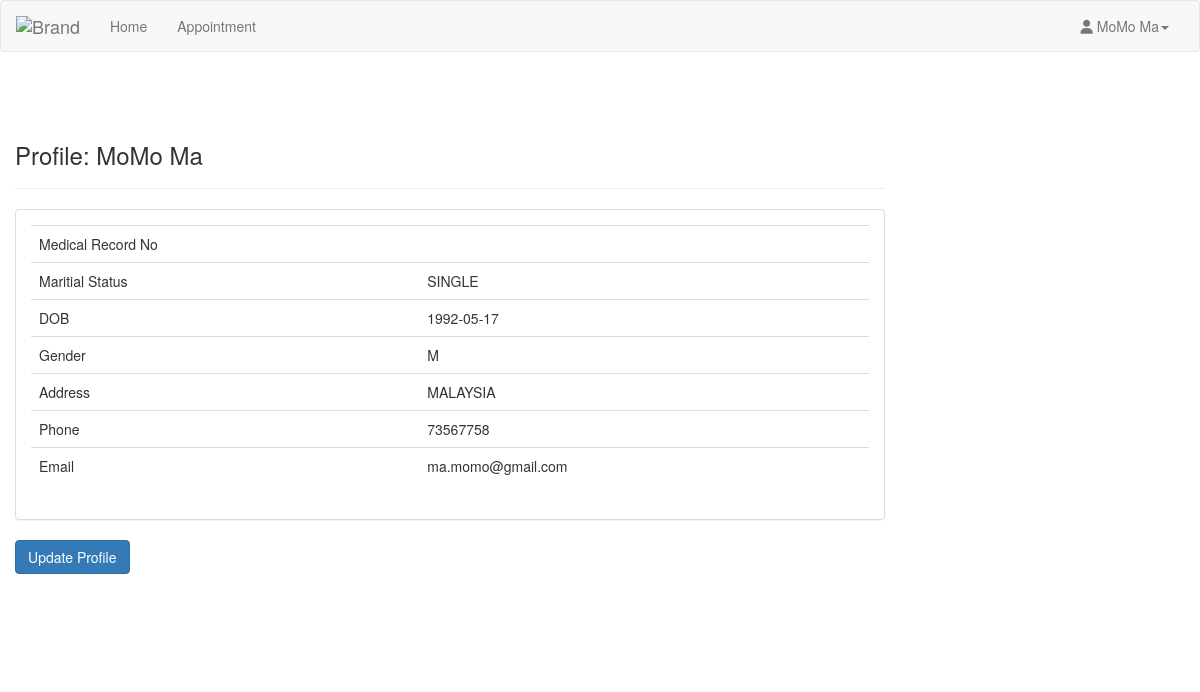
The app's page /patient/profile.php (signed in) with its own data.
### tables this page shows
CREATE TABLE IF NOT EXISTS `patient` (
  `icPatient` bigint NOT NULL AUTO_INCREMENT,
  `username` varchar(50) NOT NULL,
  `password` varchar(255) NOT NULL,
  `patientFirstName` varchar(50) NOT NULL,
  `patientLastName` varchar(50) NOT NULL,
  `patientMaritialStatus` ENUM('na','single', 'married', 'widowed', 'divorced', 'separated'),
  `patientDOB` date NOT NULL,
  `patientGender` ENUM('na', 'm', 'f'),
  `patientAddress` varchar(255) NOT NULL,
  `patientMediRecordNo` varchar(255) NULL,
  `patientPhone` varchar(15) NOT NULL,
  `patientEmail` varchar(255) NOT NULL,
  `createdAt` TIMESTAMP DEFAULT CURRENT_TIMESTAMP ON UPDATE CURRENT_TIMESTAMP,
  `updatedAt` TIMESTAMP DEFAULT CURRENT_TIMESTAMP ON UPDATE CURRENT_TIMESTAMP,
  `deletedAt` TIMESTAMP NULL,
  PRIMARY KEY (`icPatient`),
  INDEX (`username`)
);

### dal/patient.php (called while the page is built, shortened)
<?php
include_once dirname(dirname(__FILE__)).'/dal/dbconnect.php';
function getPatient($username) {
    global $db_conn;
    $res=mysqli_query($db_conn,  "SELECT * FROM patient WHERE username = '$username' AND deletedAt IS NULL LIMIT 1");
    $result=mysqli_fetch_array($res,MYSQLI_ASSOC);
    return $result;
}
?>

### patient/profile.php (the view, shortened to what this page needs)
<?php
include_once dirname(dirname(__FILE__)).'/dal/patient.php';
$usersession = $_SESSION['patientSession'];
$userRow=getPatient($usersession);
?>
<?php
$src='//'.WEB_HOST.'/'.DIR.'/';
?>
<!DOCTYPE html>
<html lang="en">
	<head>
		<link href="<?= $src ?>assets/css/bootstrap.min.css" rel="stylesheet">
		<link href="<?= $src ?>assets/css/style.css" rel="stylesheet">
		<link href="<?= $src ?>assets/css/date/bootstrap-datepicker.css" rel="stylesheet">
		<link rel="stylesheet" href="https://formden.com/static/cdn/bootstrap-iso.css" />
		<link rel="stylesheet" href="https://formden.com/static/cdn/font-awesome/4.4.0/css/font-awesome.min.css" />
	</head>
	<body>
		<?php include_once dirname(dirname(__FILE__)).'/shared/navbar.php'; ?>
		<div class="container">
			<section style="padding-bottom: 50px; padding-top: 50px;">
				<div class="row">
					<div class="row">
						<div class="col-md-9 col-sm-9  user-wrapper">
							<div class="description">
								<h3> Profile:
									<?php echo $userRow['patientFirstName']; ?> <?php echo $userRow['patientLastName']; ?> </h3>
								<hr />
								<div class="panel panel-default">
									<div class="panel-body">
										<table class="table table-user-information" align="center">
											<tbody>
												<tr>
													<td>Medical Record No</td>
													<td><?php echo$userRow['patientMediRecordNo']; ?></td>
												</tr>
												<tr>
													<td>Maritial Status</td>
													<td><?php echo strtoupper($userRow['patientMaritialStatus']); ?></td>
												</tr>
												<tr>
													<td>DOB</td>
													<td><?php echo $userRow['patientDOB']; ?></td>
												</tr>
												<tr>
													<td>Gender</td>
													<td><?php echo strtoupper($userRow['patientGender']); ?></td>
												</tr>
												<tr>
													<td>Address</td>
													<td><?php echo $userRow['patientAddress']; ?>
													</td>
												</tr>
												<tr>
													<td>Phone</td>
													<td><?php echo $userRow['patientPhone']; ?>
													</td>
												</tr>
												<tr>
													<td>Email</td>
													<td><?php echo $userRow['patientEmail']; ?>
													</td>
												</tr>
											</tbody>
										</table>
									</div>
								</div>
									<button type="button" class="btn btn-primary" data-toggle="modal" data-target="#myModal">Update Profile</button>
							</div>
						</div>
					</div>
					<div class="col-md-4">
							<br /><br/>
						</div>
					</div>
				</div>
			<?php include_once dirname(dirname(__FILE__)).'/shared/navbar.php'; ?>
		</body>
	</html>

### shared/navbar.php (shortened to what this page needs)
<?php
$src='//'.WEB_HOST.'/'.DIR.'/';
if(!isset($_SESSION['patientSession'])) {
?>
<nav class="navbar navbar-default navbar-fixed-top" role="navigation">
    <div class="container-fluid">
        <div class="navbar-header">
            <button type="button" class="navbar-toggle collapsed" data-toggle="collapse" data-target="#bs-example-navbar-collapse-1">
            <span class="sr-only">Toggle navigation</span>
            <span class="icon-bar"></span>
            <span class="icon-bar"></span>
            <span class="icon-bar"></span>
            </button>
            <a class="navbar-brand" href="index.php"><img alt="Brand" src="<?= $src ?>assets/img/logo.png"></a>
        </div>
        <div class="collapse navbar-collapse" id="bs-example-navbar-collapse-1">
            <ul class="nav navbar-nav navbar-right">
                <li><a href="adminlogin.php">I am Doctor</a></li>
                <li><a href="membership.php">Login / Sign Up</a></li>
            </ul>
        </div>
    </div>
</nav>
<?php } else { ?>
<nav class="navbar navbar-default " role="navigation">
    <div class="container-fluid">
        <div class="navbar-header">
            <a class="navbar-brand" href="patient.php"><img alt="Brand" src="<?= $src ?>assets/img/logo.png"></a>
        </div>
        <div class="collapse navbar-collapse" id="bs-example-navbar-collapse-1">
            <ul class="nav navbar-nav">
                <ul class="nav navbar-nav">
                    <li><a href="patient.php">Home</a></li>
                    <li><a href="appointmentlist.php?patientId=<?php echo $userRow['icPatient']; ?>">Appointment</a></li>
                </ul>
            </ul>
            <ul class="nav navbar-nav navbar-right">
                <li class="dropdown">
                    <a href="#" class="dropdown-toggle" data-toggle="dropdown"><i class="fa fa-user"></i> <?php echo $userRow['patientFirstName']; ?> <?php echo $userRow['patientLastName']; ?><b class="caret"></b></a>
                </li>
            </ul>
        </div>
    </div>
</nav>
<?php } ?>

### records on screen
patient: patientFirstName "MoMo", patientLastName "Ma", patientMaritialStatus "SINGLE", patientDOB "1992-05-17", patientGender "M", patientAddress "MALAYSIA", patientPhone "73567758", patientEmail "ma.momo@gmail.com"
